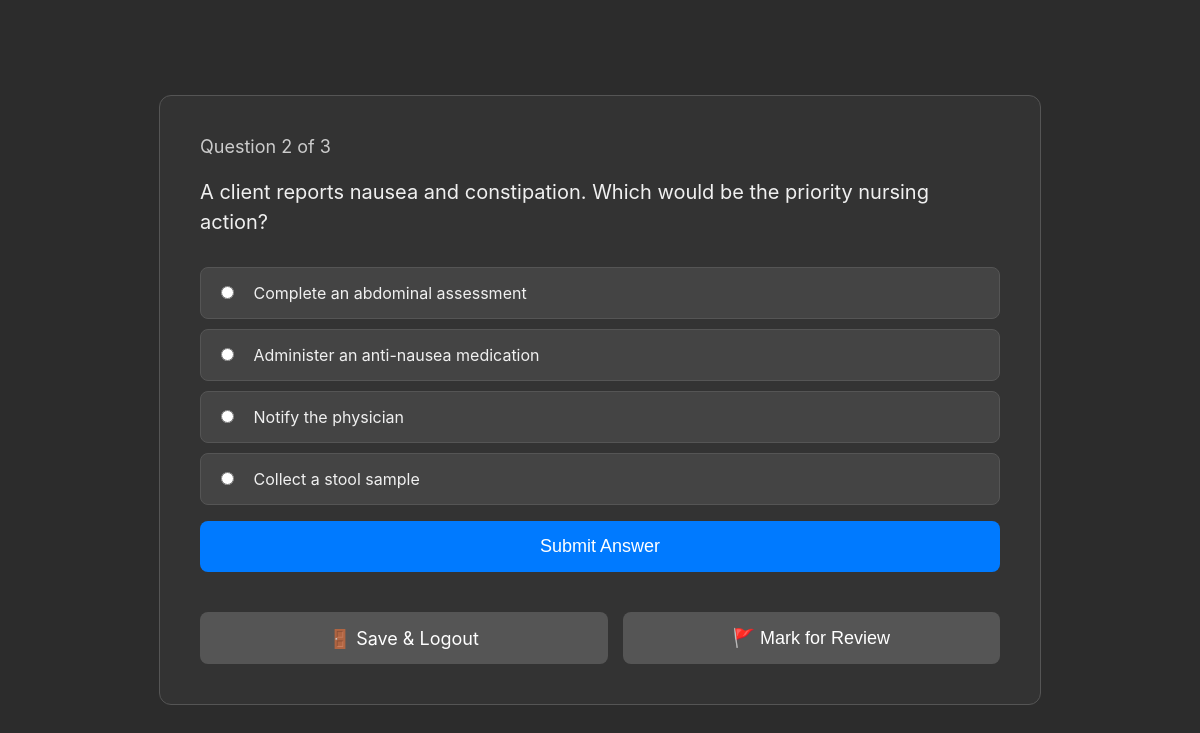
The page /quiz (signed in) on the database its author committed.
### app.py (models this page shows)
class Question(db.Model):
    id = db.Column(db.Integer, primary_key=True)
    question_text = db.Column(db.Text, nullable=False)
    option_a = db.Column(db.String(200), nullable=False)
    option_b = db.Column(db.String(200), nullable=False)
    option_c = db.Column(db.String(200), nullable=False)
    option_d = db.Column(db.String(200), nullable=False)
    correct_answer = db.Column(db.String(1), nullable=False)
    explanation = db.Column(db.Text, nullable=True)
    topic = db.Column(db.String(100), nullable=True)
    difficulty = db.Column(db.String(50), nullable=True)
    source = db.Column(db.String(200), nullable=True)

### app.py (the view, shortened to what this page needs)
@app.route('/quiz', methods=['GET', 'POST'])
def quiz_page():
    if 'username' not in session: return redirect(url_for('login'))
    user = User.query.filter_by(username=session['username']).first()
    if not user or not user.saved_quiz_ids: return redirect(url_for('new_test'))
    if 'quiz_history_id' not in session:
        question_ids_list = [int(id_str) for id_str in user.saved_quiz_ids.split(',')]
        temp_history = QuizHistory(
            user_id=user.id,
            score=user.saved_quiz_score,
            total_questions=len(question_ids_list),
            topic="Resumed Quiz"
        )
        db.session.add(temp_history)
        db.session.commit()
        session['quiz_history_id'] = temp_history.id
        flash("Resuming your previous quiz.", "success")
    quiz_history_id = session.get('quiz_history_id')
    question_ids = [int(id_str) for id_str in user.saved_quiz_ids.split(',')]
    current_index = user.saved_quiz_index
    question = Question.query.get(question_ids[current_index])
    marked_ids = json.loads(user.marked_for_review or '[]')
    is_marked = question.id in marked_ids
    previous_attempt = AnswerAttempt.query.filter_by(quiz_history_id=quiz_history_id, question_id=question.id).first()
    previous_answer = previous_attempt.user_answer if previous_attempt else None
    return render_template('quiz.html',question=question,current_q_number=current_index + 1,total_questions=len(question_ids), is_marked=is_marked, previous_answer=previous_answer)

### templates/quiz.html (shortened to what this page needs)
<!DOCTYPE html>
<html lang="en">
<head>
</head>
<body data-time-remaining="{{ time_remaining }}" data-timer-enabled="{{ timer_enabled }}">
    <div class="container">
        <div class="header">
            <h1>Question {{ current_q_number }} of {{ total_questions }}</h1>
        </div>
        <p class="question-text">{{ question.question_text }}</p>
        <form method="POST" id="quiz-form">
            <ul class="options">
                <li><input type="radio" name="answer" id="option_a" value="a" {% if previous_answer == 'a' %}checked{% endif %}> <label for="option_a">{{ question.option_a }}</label></li>
                <li><input type="radio" name="answer" id="option_b" value="b" {% if previous_answer == 'b' %}checked{% endif %}> <label for="option_b">{{ question.option_b }}</label></li>
                <li><input type="radio" name="answer" id="option_c" value="c" {% if previous_answer == 'c' %}checked{% endif %}> <label for="option_c">{{ question.option_c }}</label></li>
                <li><input type="radio" name="answer" id="option_d" value="d" {% if previous_answer == 'd' %}checked{% endif %}> <label for="option_d">{{ question.option_d }}</label></li>
            </ul>
            <button type="submit" class="button">Submit Answer</button>
        </form>
        <div class="button-group">
            <a href="{{ url_for('logout') }}" class="button button-secondary">🚪 Save & Logout</a>
            <form action="{{ url_for('mark_question', question_id=question.id) }}" method="POST" style="width: 100%;" id="mark-form">
                {% if is_marked %}
                    <button type="submit" class="button button-marked">✔️ Marked for Review</button>
                {% else %}
                    <button type="submit" class="button button-secondary">🚩 Mark for Review</button>
                {% endif %}
            </form>
        </div>
    </div>
</body>
</html>

### templates/quiz.html (style rules this page uses)
body { font-family: -apple-system, BlinkMacSystemFont, "Segoe UI", Roboto, "Helvetica Neue", Arial, sans-serif; background-color: #2c2c2c; color: #f0f0f0; display: flex; justify-content: center; align-items: center; height: 100vh; margin: 0; }
.container { border: 1px solid #555; border-radius: 12px; padding: 40px; width: 800px; text-align: left; background-color: #333; position: relative; }
.header { display: flex; justify-content: space-between; align-items: center; margin-bottom: 20px; }
h1 { font-size: 18px; font-weight: normal; color: #ccc; margin: 0; }
.question-text { font-size: 20px; margin-bottom: 30px; line-height: 1.5; }
.options { list-style-type: none; padding: 0; }
.options li { background-color: #444; border: 1px solid #555; border-radius: 8px; padding: 15px; margin-bottom: 10px; cursor: pointer; transition: border-color 0.2s; }
.options input[type="radio"] { margin-right: 15px; }
.button { display: block; width: 100%; background-color: #007aff; color: white; padding: 15px; text-decoration: none; border-radius: 8px; font-size: 18px; margin-top: 10px; cursor: pointer; border: none; display: flex; align-items: center; justify-content: center; gap: 8px; }
.button-group { display: flex; gap: 15px; margin-top: 30px; }
.button-secondary { background-color: #555; }
a.button { text-align: center; }

### rows shown on the page
Question: question_text "A client reports nausea and constipation. Which would be the priority nursing action?", option_a "Complete an abdominal assessment", option_b "Administer an anti-nausea medication", option_c "Notify the physician", option_d "Collect a stool sample"

### other values the page prints
{{ current_q_number }} "2"
{{ total_questions }} "3"
